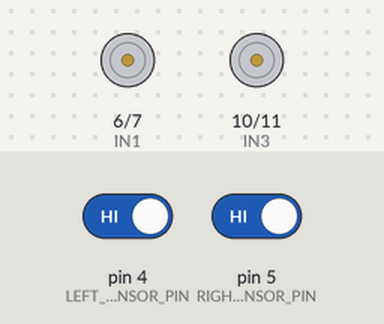
A sketch run on a simulated Arduino Uno, built with avr-gcc and run on an emulated ATmega328P. Parts: motor-driver pin pairs drawn as motors (green arrow = first pin HIGH = forward, orange = second pin HIGH = backward, longer = more drive, scaled by the enable pin). Inputs (shaded band) come from the test bench; at power-on: pin 4 (LEFT_SENSOR_PIN) HIGH, pin 5 (RIGHT_SENSOR_PIN) HIGH.

Above: at 1.2 s.
1.3 s: pin 4 (LEFT_SENSOR_PIN) driven LOW
At 2.4 s:
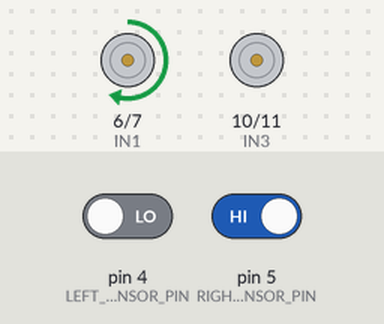
2.8 s: pin 5 (RIGHT_SENSOR_PIN) driven LOW
At 3.7 s:
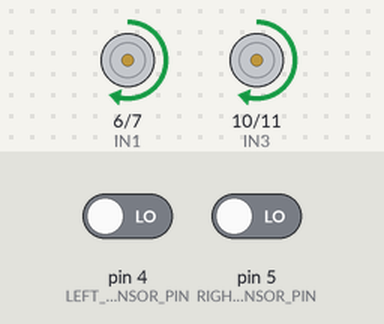
4.3 s: pin 4 (LEFT_SENSOR_PIN) driven HIGH
At 4.6 s:
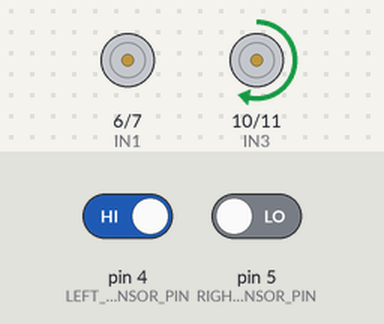
5.8 s: pin 5 (RIGHT_SENSOR_PIN) driven HIGH
At 7.1 s:
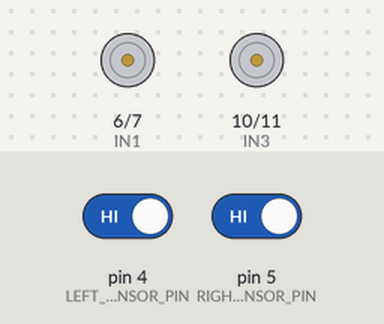
Timing chart, 0 to 8.3 s (numbered marks = the images above; inputs shaded):
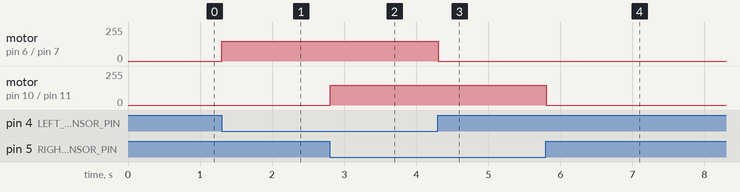

Measured:
- after the input at 1.3 s, motor on pin 6 (IN1) / pin 7 (IN2): stopped → forward 150/255 at once
- after the input at 2.8 s, motor on pin 10 (IN3) / pin 11 (IN4): stopped → forward 150/255 at once
- after the input at 4.3 s, motor on pin 6 (IN1) / pin 7 (IN2): forward 150/255 → stopped at once
- after the input at 5.8 s, motor on pin 10 (IN3) / pin 11 (IN4): forward 150/255 → stopped at once

The sketch:

line_follower.ino.ino
```cpp
// ===== LINE FOLLOWING ROBOT =====

// Motor pins (L298N)
const int IN1 = 6;
const int IN2 = 7;
const int IN3 = 10;
const int IN4 = 11;

// Enable pins (use ONLY if connected and jumpers removed)
const int ENA = 3;
const int ENB = 9;

const int LEFT_SENSOR_PIN  = 4;
const int RIGHT_SENSOR_PIN = 5;

const int SPEED = 150;

void setup() {
  pinMode(IN1, OUTPUT);
  pinMode(IN2, OUTPUT);
  pinMode(IN3, OUTPUT);
  pinMode(IN4, OUTPUT);

  // More stable sensor readings
  pinMode(LEFT_SENSOR_PIN, INPUT_PULLUP);
  pinMode(RIGHT_SENSOR_PIN, INPUT_PULLUP);

  pinMode(ENA, OUTPUT);
  pinMode(ENB, OUTPUT);
  analogWrite(ENA, SPEED);
  analogWrite(ENB, SPEED);
}

void loop() {
  int leftSensor  = digitalRead(LEFT_SENSOR_PIN);
  int rightSensor = digitalRead(RIGHT_SENSOR_PIN);

  // NOTE:
  // With INPUT_PULLUP, sometimes the logic becomes inverted.
  // If it behaves wrong, swap HIGH/LOW in these conditions.

  if (leftSensor == LOW && rightSensor == LOW) {
    moveForward();
  } else if (leftSensor == HIGH && rightSensor == LOW) {
    turnLeft();
  } else if (leftSensor == LOW && rightSensor == HIGH) {
    turnRight();
  } else {
    stopMotors();
  }

  delay(10);
}

void moveForward() {
  digitalWrite(IN1, HIGH); digitalWrite(IN2, LOW);
  digitalWrite(IN3, HIGH); digitalWrite(IN4, LOW);
}

void turnLeft() {
  digitalWrite(IN1, LOW);  digitalWrite(IN2, LOW);
  digitalWrite(IN3, HIGH); digitalWrite(IN4, LOW);
}

void turnRight() {
  digitalWrite(IN1, HIGH); digitalWrite(IN2, LOW);
  digitalWrite(IN3, LOW);  digitalWrite(IN4, LOW);
}

void stopMotors() {
  digitalWrite(IN1, LOW); digitalWrite(IN2, LOW);
  digitalWrite(IN3, LOW); digitalWrite(IN4, LOW);
}
```
